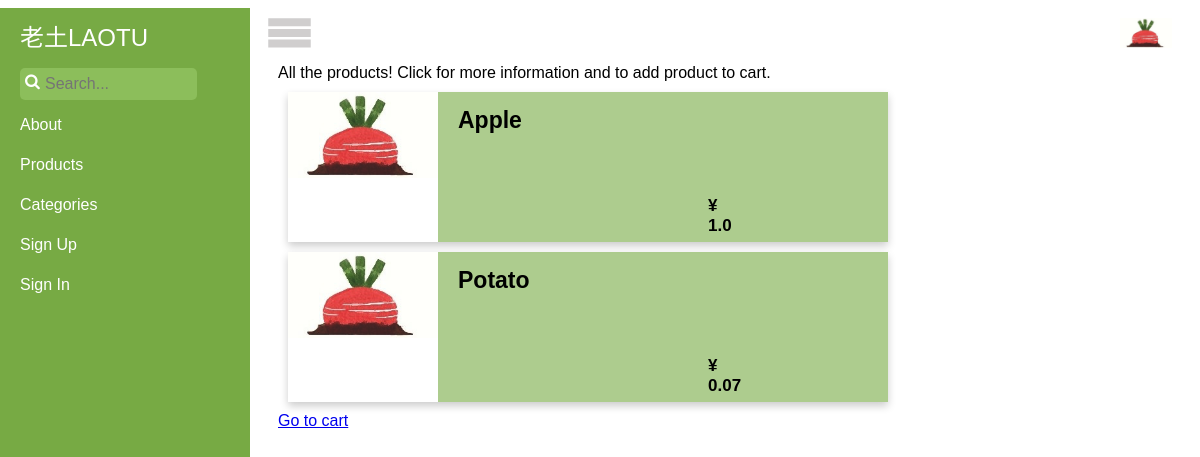
Before: /products_list with the older database file.
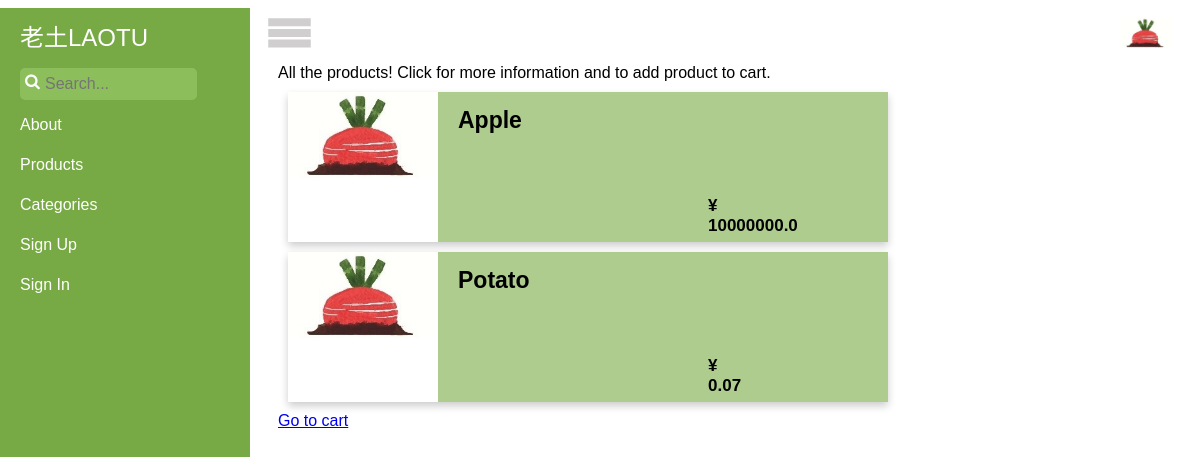
After: the same page with the newer database file.
### tables this page shows
CREATE TABLE product (
    product_id integer primary key autoincrement,
    title text not null,
    category text not null,
    quantity integer not null,
    price decimal(7,2) not null,
    location text not null,
    description text not null,
    producer_id integer not null,
    FOREIGN KEY (producer_id) REFERENCES producer(producer_id)
);

### laotu.py (the view)
@app.route('/products_list')
def show_products_list():
    return render_template('products_list.html', products=query_db('''
    select * from product'''))

### laotu.py (called while the page is built)
def get_db():
    top = _app_ctx_stack.top
    if not hasattr(top, 'sqlite_db'):
        top.sqlite_db = sqlite3.connect(app.config['DATABASE'])
        top.sqlite_db.row_factory = sqlite3.Row
    return top.sqlite_db

@app.teardown_appcontext
def close_database(exception):
    top = _app_ctx_stack.top
    if hasattr(top, 'sqlite_db'):
        top.sqlite_db.close()

def query_db(query, args=(), one=False):
    cur = get_db().execute(query, args)
    rv = cur.fetchall()
    return (rv[0] if rv else None) if one else rv

@app.before_request
def before_request():
    g.user = None
    if 'user_id' in session:
        g.user = query_db('select * from user where user_id = ?',
                          [session['user_id']], one=True)

### templates/products_list.html
{% extends "layout.html" %}
{% block main %}
  All the products! Click for more information and to add product to cart.
  {% for product in products %}
    <div class="product" onclick="handleButtonClick('{{ url_for('show_product', product_id=product.product_id)}}')">
      <div style="position: absolute; width: 150px; height: 150px; background-color: white">
        <img src="{{ url_for('static', filename='images/laotu-logo.png') }}" style="max-width:100%; max-height:100%">
      </div>
      <div style="height: 30px; font-size: 14px; position:absolute; left: 200px; float: right">
        <h1>{{ product.title }}</h1>
        <div style="position: absolute; top: 90px; left: 250px">
          <h2>&#165 {{ product.price/100 }}</h2>
        </div>
      </div>
    </div>
  {% else %}
    <em>There are no products so far.</em>
  {% endfor %}
  <a href="{{ url_for('get_cart')}}">Go to cart</a>
{% endblock %}

### templates/layout.html (shortened to what this page needs)
<!DOCTYPE html><html lang="en">
<head>
    <link href="{{ url_for('static', filename='css/style.css') }}" rel="stylesheet"/>
    <link href="{{ url_for('static', filename='css/sidebar.css')}}" rel="stylesheet">
    <link href="{{ url_for('static', filename='css/font-awesome-4.7.0/css/font-awesome.min.css') }}" rel="stylesheet">
</head>
<body>
    <div class="container">
        <div id="wrapper">
            <div id="sidebar-wrapper">
                {% if g.user %}
                <ul class="sidebar-nav">
                    <li class="sidebar-brand">
                        <a href="{{ url_for('home') }}">
                            老土 LAOTU
                        </a>
                    </li>
                    <div class="searchbar-wrapper">
                        <span class="icon"><i class="fa fa-search"></i></span>
                        <form action="/search" method="post">
                           <input id="search" name="search" placeholder="Search...">
                        </form>
                    </div>
                    <li><a href="{{ url_for('about') }}">About</a></li>
                    <li><a href="{{ url_for('show_products_list') }}">Products</a></li>
                    <li><a href="">Stories</a></li>
                    <li><a href="{{ url_for('get_cart')}}">Cart</a></li>
                    <li><a href="{{ url_for('categories') }}">Categories</a></li>
                    <li><a href="{{ url_for('logout') }}">Sign Out</a></li>
                </ul>
                {% else %}
                <ul class="sidebar-nav">
                    <li class="sidebar-brand">
                        <a href="{{ url_for('home') }}">
                            老土LAOTU
                        </a>
                    </li>
                    <div class="searchbar-wrapper">
                        <span class="icon"><i class="fa fa-search"></i></span>
                        <form id="search-form" action="/search" method="post">
                           <input id="search" name="search" placeholder="Search...">
                        </form>
                    </div>
                    <li><a href="{{ url_for('about') }}">About</a></li>
                    <li><a href="{{ url_for('show_products_list') }}">Products</a></li>
                    <li><a href="{{ url_for('categories') }}">Categories</a></li>
                    <li><a href="{{ url_for('register') }}">Sign Up</a></li>
                    <li><a href="{{ url_for('login') }}">Sign In</a></li>
                </ul>
                {% endif %}
            </div>
            <div id="page-content-wrapper">
                <div class="container-fluid">
                    <div class="row">
                        <div class="col-lg-12">
                            <a href="#menu-toggle" class="btn btn-default" id="menu-toggle" style="position:absolute;z-index:200;top:.63em;left:.63em;"><img src="{{ url_for('static', filename='images/menu.png') }}" style="height:1.87em;"></a>
                            <div style="position:absolute;top:0px;left:0px;width:100%;text-align:center;"><h3>{% block header %}{% endblock %}</h3></div>
                            <div style="position:absolute;z-index:200;top:.63em;right:60px;"><img src="{{ url_for('static', filename='images/laotu-logo.png') }}" style="height:1.87em;"></div>
                            <br>
                            <br>
                            <main>
                                {% block main %}{% endblock %}
                            </main>
                        </div>
                    </div>
                </div>
            </div>
        </div>
    </div>
</body>
</html>

### static/css/style.css (style rules this page uses)
html, body { max-width: 100%; overflow-x: hidden; }
body { background: #fff; font-family: 'Trebuchet MS', sans-serif; font-size: 16px; }
div.product { width: 600px; height: 150px; border: 1px #77AA44; margin: 10px; box-shadow: 0 4px 8px 0 rgba(0,0,0,0.2); background-color: rgba(119,170,68,0.6); transition: 0.3s; }
h1 { font-size: 23px; }
h2 { font-size: 17px; }

### static/css/sidebar.css (style rules this page uses)
body { overflow-x: hidden; }
#wrapper { padding-left: 0; -webkit-transition: all 0.5s ease; -moz-transition: all 0.5s ease; -o-transition: all 0.5s ease; transition: all 0.5s ease; }
#sidebar-wrapper { z-index: 100; position: fixed; left: 250px; width: 0; height: 100%; margin-left: -250px; overflow-y: auto; background: #77AA44; -webkit-transition: all 0.5s ease; -moz-transition: all 0.5s ease; -o-transition: all 0.5s ease; transition: all 0.5s ease; }
#page-content-wrapper { width: 100%; position: absolute; padding: 15px; }
.sidebar-nav { position: absolute; top: 0; width: 250px; margin: 0; padding: 0; list-style: none; }
.sidebar-nav li { text-indent: 20px; line-height: 40px; }
.sidebar-nav li a { display: block; text-decoration: none; color: #fff; }
.sidebar-nav > .sidebar-brand { height: 60px; font-size: 24px; line-height: 60px; }
.sidebar-nav > .sidebar-brand a { color: #fff; }
.searchbar-wrapper { width: 150px; height: 37px; padding-left: 20px; vertical-align: middle; white-space: nowrap; position: relative; }
.searchbar-wrapper input#search { width: 150px; height: 30px; padding-left: 25px; font-size: 12pt; background-color: #8cbe5b; color: #fff; border: none; border-radius: 5px; }
.searchbar-wrapper .icon { position: absolute; margin-left: 5px; margin-top: 5px; z-index: 1; color: #fff; }
@media (min-width:768px) { #wrapper { padding-left: 250px; } }
@media (min-width:768px) { #sidebar-wrapper { width: 250px; } }
@media (min-width:768px) { #page-content-wrapper { padding: 20px; position: relative; } }

Changed rows visible on the page:
changed product "Apple": product.price/100 "1.0" → "10000000.0"
